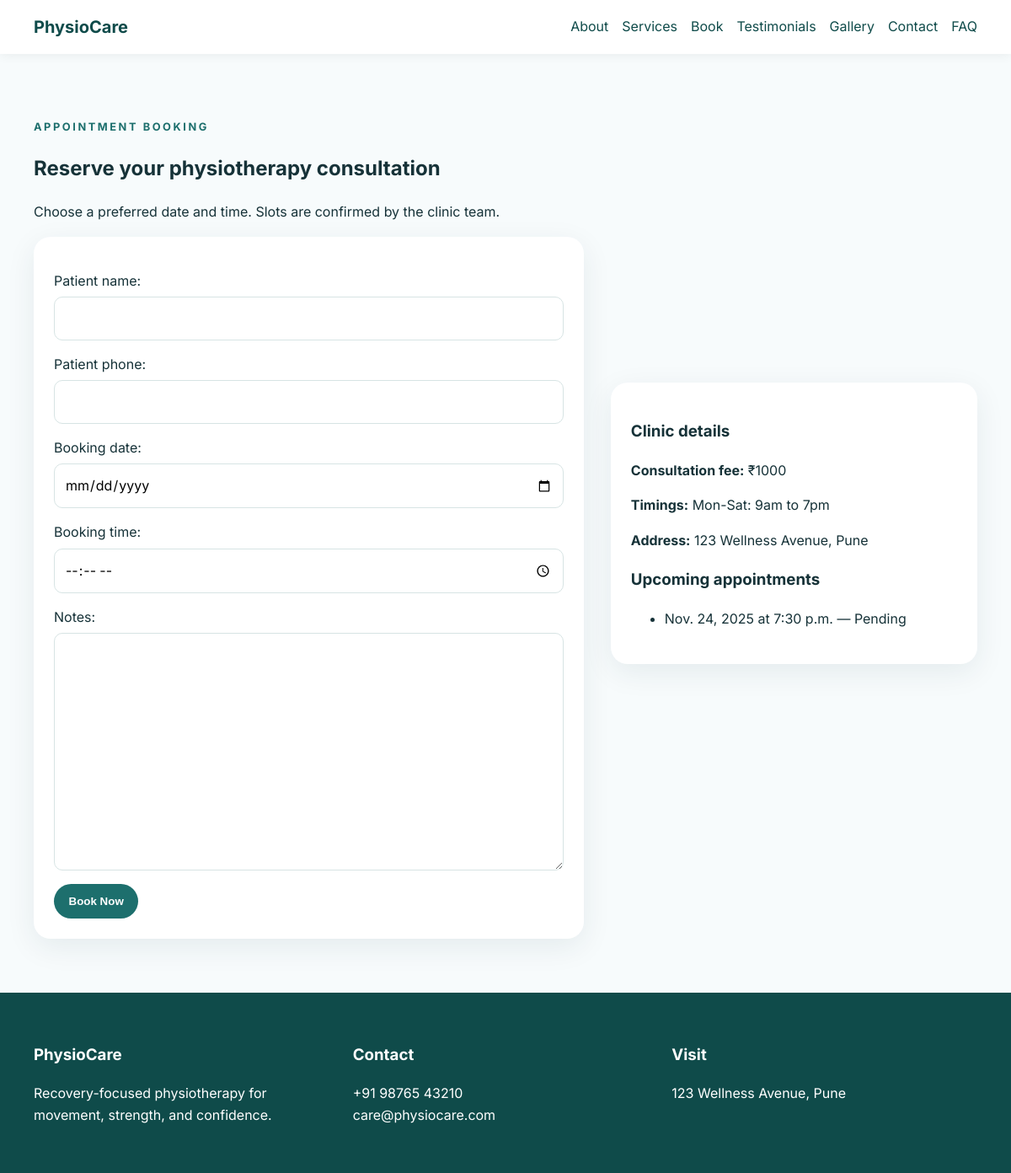
The page /booking/ on the database its author committed.
### clinic/models.py (models this page shows, shortened)
class ClinicProfile(models.Model):
    name = models.CharField(max_length=120)
    title = models.CharField(max_length=120, default="Senior Physiotherapist")
    bio = models.TextField(default="Compassionate care for pain relief and recovery.")
    qualifications = models.TextField(default="BPT, MPT")
    certifications = models.TextField(default="Certified Manual Therapist")
    specializations = models.TextField(default="Sports Injury, Posture Correction")
    experience_years = models.PositiveIntegerField(default=10)
    phone = models.CharField(max_length=20, default="+91 98765 43210")
    email = models.EmailField(default="clinic@example.com")
    address = models.TextField(default="123 Wellness Avenue")
    google_maps_link = models.URLField(blank=True)
    consultation_fee = models.PositiveIntegerField(default=1000)
    clinic_timings = models.TextField(default="Mon-Sat: 9am to 7pm")
    profile_image = models.ImageField(upload_to="profiles/", blank=True, null=True)
    facebook_link = models.URLField(blank=True)
    instagram_link = models.URLField(blank=True)
    linkedin_link = models.URLField(blank=True)
    created_at = models.DateTimeField(default=timezone.now)

class Appointment(models.Model):
    STATUS_CHOICES = [
        ("Pending", "Pending"),
        ("Confirmed", "Confirmed"),
        ("Completed", "Completed"),
        ("Cancelled", "Cancelled"),
    ]
    patient_name = models.CharField(max_length=120, blank=True)
    patient_phone = models.CharField(max_length=20, blank=True)
    booking_date = models.DateField()
    booking_time = models.TimeField()
    status = models.CharField(max_length=12, choices=STATUS_CHOICES, default="Pending")
    notes = models.TextField(blank=True)
    created_at = models.DateTimeField(default=timezone.now)
    class Meta:
        constraints = [
            models.UniqueConstraint(fields=["booking_date", "booking_time"], name="unique_booking_slot")
        ]

### clinic/views.py (the view, shortened to what this page needs)
# urls.py: path("booking/", views.BookingView.as_view(), name="booking"),
class BookingView(FormView):
    template_name = "booking.html"
    form_class = AppointmentForm
    success_url = reverse_lazy("booking")
    def get_context_data(self, **kwargs):
        context = super().get_context_data(**kwargs)
        context["appointments"] = Appointment.objects.filter(status__in=["Pending", "Confirmed"]).order_by("booking_date", "booking_time")
        return context

### clinic/forms.py (shortened to what this page needs)
class AppointmentForm(forms.ModelForm):
    class Meta:
        model = Appointment
        fields = ["patient_name", "patient_phone", "booking_date", "booking_time", "notes"]
        widgets = {
            "booking_date": forms.DateInput(attrs={"type": "date"}),
            "booking_time": forms.TimeInput(attrs={"type": "time"}),
        }

### clinic/context_processors.py (called while the page is built)
def clinic_profile(request):
    profile = ClinicProfile.objects.first()
    return {"profile": profile}

### templates/booking.html (shortened to what this page needs)
{% extends 'base.html' %}
{% block content %}
<section class="section container booking-grid">
  <div>
    <p class="eyebrow">Appointment booking</p>
    <h1>Reserve your physiotherapy consultation</h1>
    <p>Choose a preferred date and time. Slots are confirmed by the clinic team.</p>
    <form method="post" class="form-card">
      {{ form.as_p }}
      <button class="btn btn-primary" type="submit">Book Now</button>
    </form>
  </div>
  <div class="card">
    <h3>Clinic details</h3>
    <p><strong>Consultation fee:</strong> ₹{{ profile.consultation_fee }}</p>
    <p><strong>Timings:</strong> {{ profile.clinic_timings }}</p>
    <p><strong>Address:</strong> {{ profile.address }}</p>
    <h3>Upcoming appointments</h3>
    <ul>
      {% for appointment in appointments %}
      <li>{{ appointment.booking_date }} at {{ appointment.booking_time }} — {{ appointment.status }}</li>
      {% empty %}
      <li>No bookings yet.</li>
      {% endfor %}
    </ul>
  </div>
</section>
{% endblock %}

### templates/base.html (shortened to what this page needs)
{% load static %}
<!DOCTYPE html>
<html lang="en">
  <head>
    <link rel="stylesheet" href="https://cdnjs.cloudflare.com/ajax/libs/font-awesome/6.5.2/css/all.min.css" />
    <link rel="stylesheet" href="{% static 'css/style.css' %}" />
  </head>
  <body>
    <header class="site-header">
      <div class="container nav-wrap">
        <a class="brand" href="{% url 'home' %}">PhysioCare</a>
        <nav class="nav-links">
          <a href="{% url 'about' %}">About</a>
          <a href="{% url 'services' %}">Services</a>
          <a href="{% url 'booking' %}">Book</a>
          <a href="{% url 'testimonials' %}">Testimonials</a>
          <a href="{% url 'gallery' %}">Gallery</a>
          <a href="{% url 'contact' %}">Contact</a>
          <a href="{% url 'faq' %}">FAQ</a>
        </nav>
      </div>
    </header>
    <main>
      {% block content %}{% endblock %}
    </main>
    <footer class="site-footer">
      <div class="container footer-grid">
        <div>
          <h3>PhysioCare</h3>
          <p>Recovery-focused physiotherapy for movement, strength, and confidence.</p>
        </div>
        <div>
          <h3>Contact</h3>
          <p>{{ profile.phone|default:'+' }}<br />{{ profile.email|default:'contact@physiocare.com' }}</p>
        </div>
        <div>
          <h3>Visit</h3>
          <p>{{ profile.address|default:'123 Wellness Avenue' }}</p>
        </div>
      </div>
    </footer>
  </body>
</html>

### static/css/style.css (style rules this page uses)
:root { --primary: #1d6f6d; --primary-dark: #0f4b4a; --accent: #f0b56d; --bg: #f7fbfc; --text: #163238; --muted: #5f7480; }
* { box-sizing: border-box; }
body { margin: 0; font-family: 'Inter', sans-serif; color: var(--text); background: var(--bg); line-height: 1.6; }
a { color: var(--primary-dark); text-decoration: none; }
.container { width: min(1120px, calc(100% - 2rem)); margin: 0 auto; }
.site-header { background: white; position: sticky; top: 0; z-index: 20; box-shadow: 0 2px 12px rgba(0,0,0,.06); }
.nav-wrap { display: flex; justify-content: space-between; align-items: center; padding: 1rem 0; }
.brand { font-size: 1.25rem; font-weight: 700; color: var(--primary-dark); }
.nav-links { display: flex; gap: 1rem; flex-wrap: wrap; }
.hero-grid, .about-grid, .contact-grid, .booking-grid { display: grid; gap: 2rem; grid-template-columns: 1.2fr .8fr; align-items: center; }
.eyebrow { text-transform: uppercase; letter-spacing: .2em; font-size: .8rem; color: var(--primary); font-weight: 700; }
.btn { display: inline-block; padding: .8rem 1.1rem; border-radius: 999px; font-weight: 600; border: none; cursor: pointer; }
.btn-primary { background: var(--primary); color: white; }
.section { padding: 4rem 0; }
.card, .form-card, .hero-card { background: white; border-radius: 20px; padding: 1.5rem; box-shadow: 0 10px 35px rgba(16, 57, 61, .08); }
.form-card p { display: flex; flex-direction: column; gap: .35rem; }
.form-card input, .form-card textarea, .form-card select { padding: .75rem; border: 1px solid #d7e4e4; border-radius: 10px; font: inherit; }
.site-footer { padding: 2.5rem 0; background: var(--primary-dark); color: white; }
.footer-grid { display: grid; grid-template-columns: repeat(3, minmax(0,1fr)); gap: 1rem; }

### rows shown on the page
ClinicProfile: consultation_fee "1000", clinic_timings "Mon-Sat: 9am to 7pm", address "123 Wellness Avenue, Pune", phone "+91 98765 43210", email "care@physiocare.com"
Appointment: booking_date "Nov. 24, 2025", booking_time "7:30 p.m.", status "Pending"
